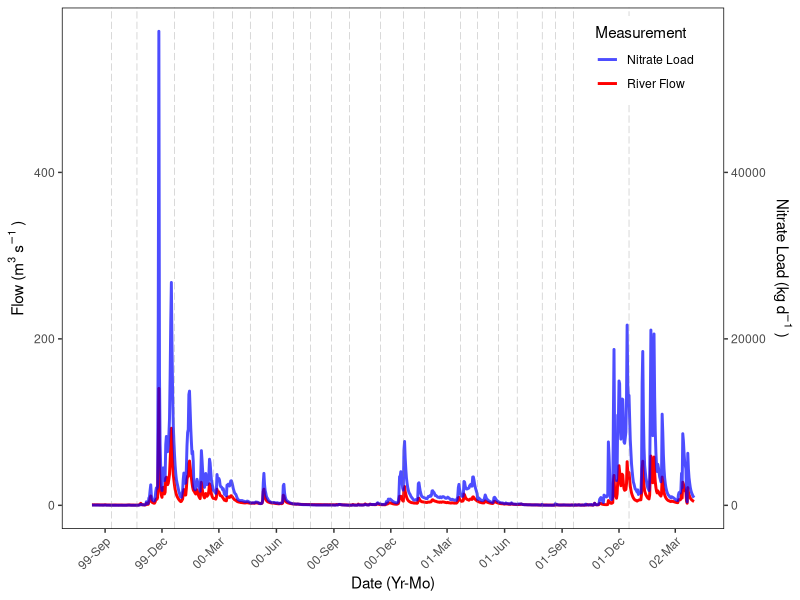
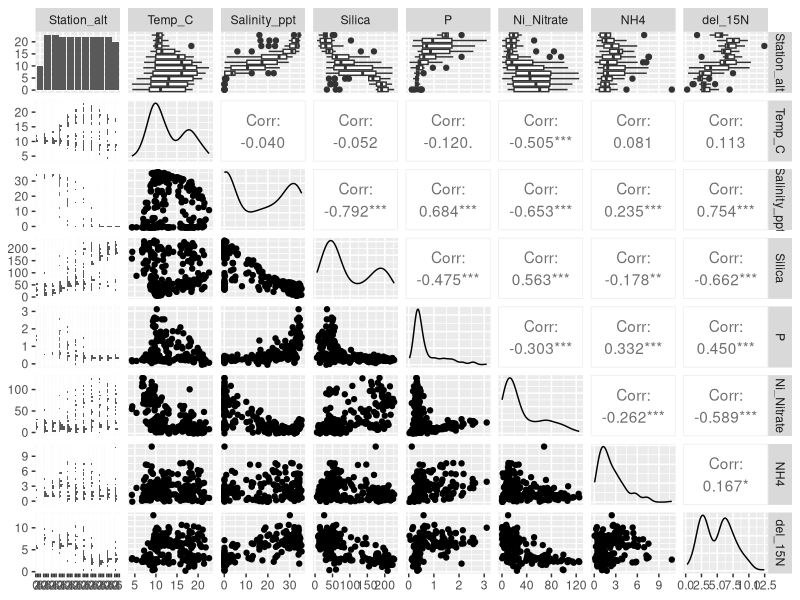
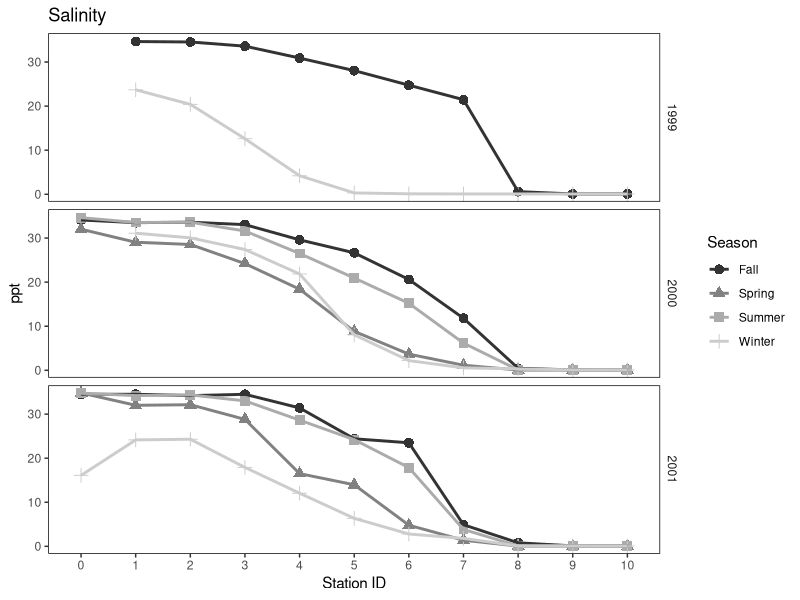
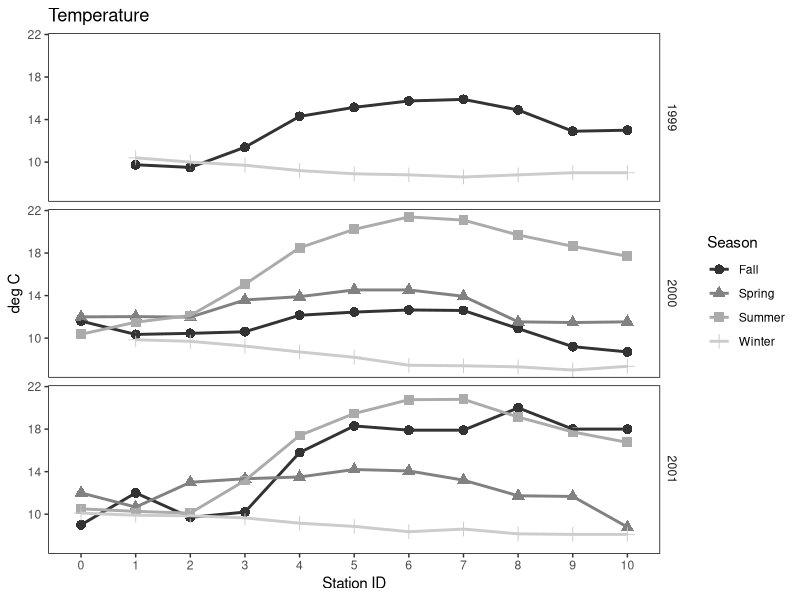
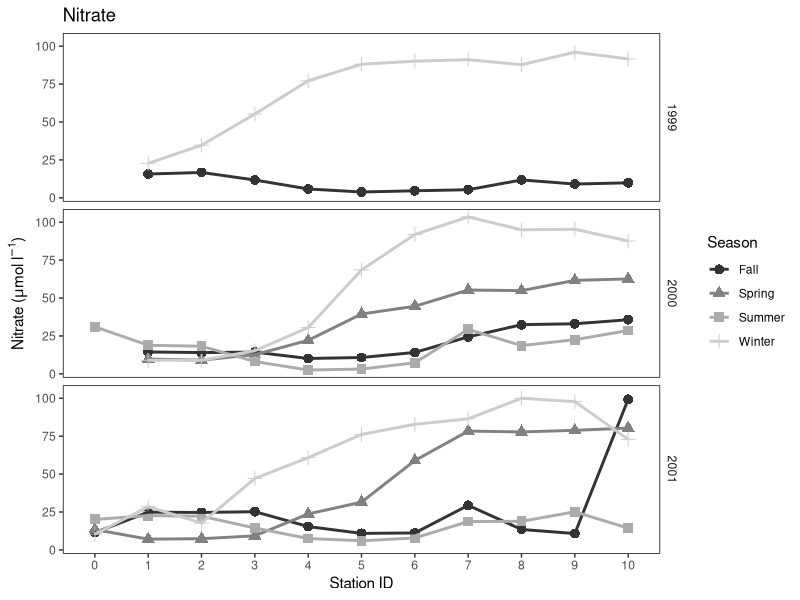
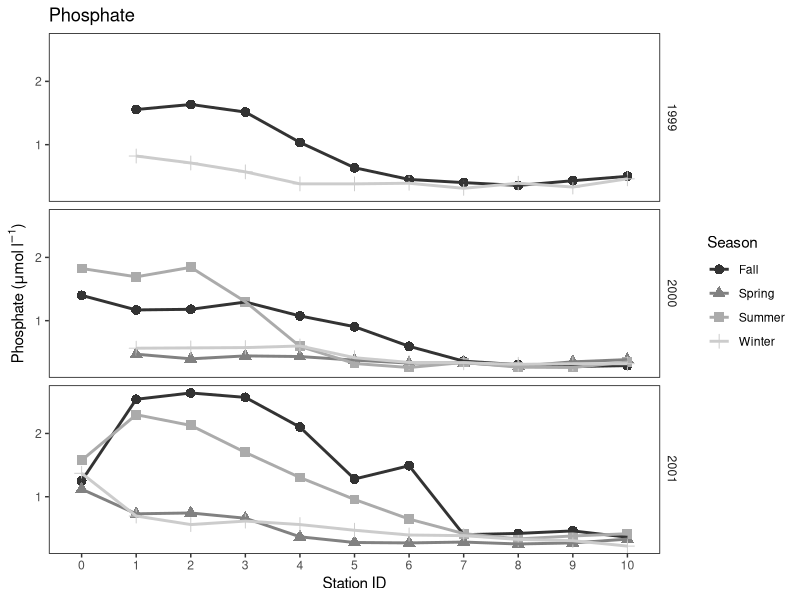
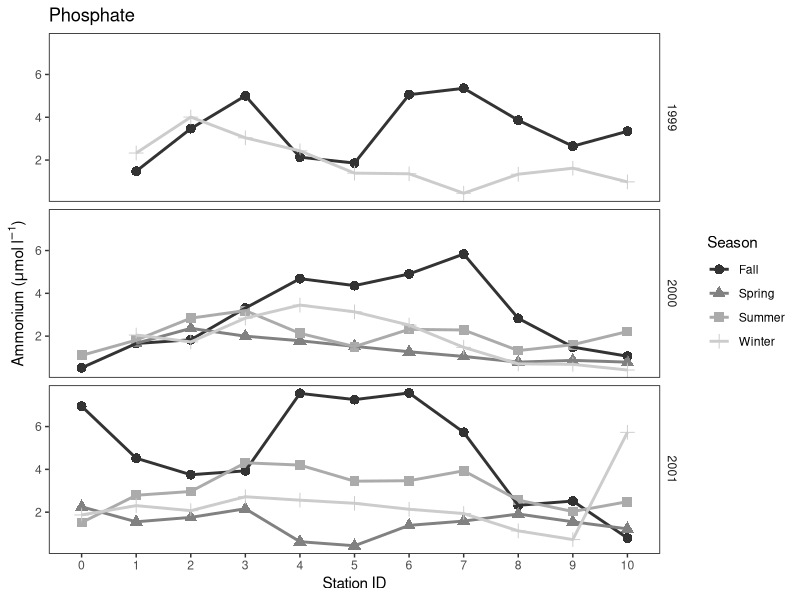
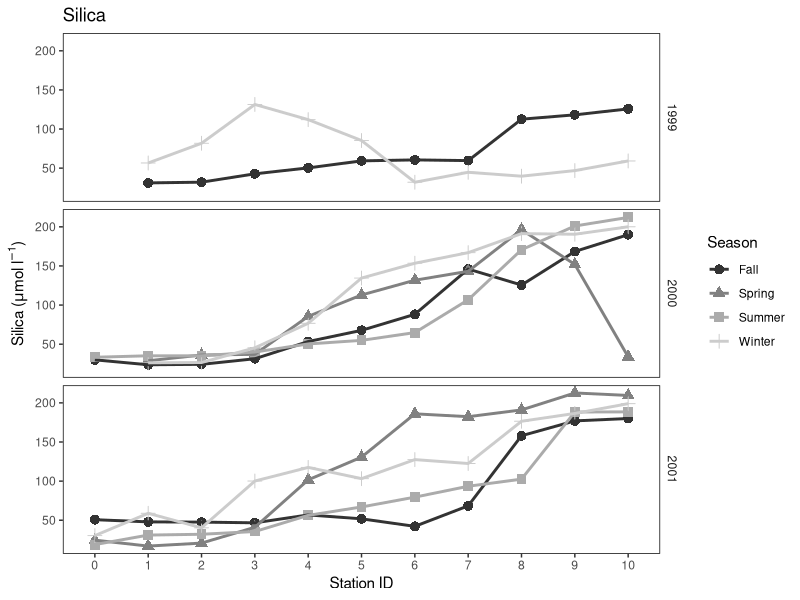

Source code (R) for these figures, in order:
## ---- chunk 1

#setting global options for the analysis log
library(knitr)
knitr::opts_chunk$set(tidy.opts=list(width.cutoff=70),tidy=TRUE, fig.width=6,
fig.height=5, warning=FALSE, message=FALSE,fig.align = "center")

# When tables are made no comments
options(xtable.comment = FALSE)


# Load in packages needed for the analysis
load.libraries<-function(){
  library(ggplot2)
  library(scales)
  library(lme4)
  library(dplyr)
  library(GGally)
  library(reshape2)
  library(gridExtra)
  library(grid)
  library(ggplot2)
  library(lattice)
  library(kableExtra)
}
load.libraries()

#########################################################################
#build a custom theme for the plots
cust_theme<-
  theme_bw()+
  theme(panel.grid.major = element_blank(),
        panel.grid.minor = element_blank(),
        strip.background = element_blank(),
        legend.background = element_rect(fill="white"),
        panel.border = element_rect(colour = "black"))+
  #theme(legend.title = element_blank())+
  theme(strip.text.x = element_text(size = 10, colour = "black", face="bold"))
###########################################################################

#set the working directory

setwd("C:\\Users\\Katelyn Bosley\\Desktop\\Sigleo_MS\\YB_water_quality\\Analysis")

## ---- chunk 2

flow<-read.csv("YaquinaFlow98-02_clipped.csv")
flow$date<-as.Date(flow$date,format="%m/%d/%Y")

#determine the sampling dates
dat<-read.csv("Y_iso_data_fixed2.csv")
dat$Date<-as.Date(dat$Date,format="%m/%d/%Y")
samp.d<-unique(dat$Date)



#create a plot with both N flux and flow

f.plot<-ggplot(flow, aes(x=date)) +
  geom_line(aes(y=flow, colour="River Flow"),size=1)+
  geom_line(aes(y=actual.flux/100, colour="Nitrate Load"), size=1, alpha=0.7)+
  scale_y_continuous(sec.axis = sec_axis(~.*100,name=expression(paste("Nitrate Load (kg d"^-1," )" ))))+
  scale_colour_manual(name = "Measurement", values=c("blue","red")) +
  scale_x_date(breaks = date_breaks("3 months"),
  labels = date_format("%y-%b"))+
  geom_vline(dat=samp.d, xintercept=samp.d, col="grey50",lty="longdash",size=0.1)+
  labs(x="Date (Yr-Mo)",y=expression(paste("Flow (m"^3," s"^-1," )" )))+
  cust_theme+
  theme(axis.text.x = element_text(angle = 45,hjust=1))+
  theme(legend.position = c(0.88, 0.90))
  #theme(legend.position = "topright")
f.plot

#png('Flow_plot.png')
#f.plot
#dev.off()

## ---- chunk 3
#set the working directory

# Fix up the station codes
dat$Station_alt<-as.factor(dat$Station_alt)
#unique(dat$Station_alt)

#select the 
mat.dat<-dat[,c(3,8,9,10,11,12,13,14)]

#generate pdf with plots
#pdf("YB_pairs.pdf") 
ggpairs(mat.dat)
#dev.off()
## ---- chunk 4
#divide the data by season
dat$Season=NA

for(i in 1:nrow(dat)){
if(dat$Month[i]=="12" || dat$Month[i]=='1'||dat$Month[i]=='2') {dat$Season[i]="Winter"}
  
if(dat$Month[i]=="3" || dat$Month[i]=='4'||dat$Month[i]=='5') {dat$Season[i]="Spring"}
  
if(dat$Month[i]=="6" || dat$Month[i]=='7'||dat$Month[i]=='8') {dat$Season[i]="Summer"}
  
if(dat$Month[i]=="9" || dat$Month[i]=='10'||dat$Month[i]=='11') {dat$Season[i]="Fall"}  
  
}

#melt the data frame for building the plots

dat.temp<-dat[,-c(1,2,22)]

dat.melt<-melt(dat.temp, id=c("Station_alt","Date","Year","Month","Day","Season"))
## ---- chunk 5
##########################

#subset the water column characteristics
dat.wc<-subset(dat.melt,variable==c("Temp_C","Salinity_ppt","Ni_Nitrate","P","Silica"))

sal<-dat.melt[dat.melt$variable=="Salinity_ppt",]
temp<-dat.melt[dat.melt$variable=="Temp_C",]
Nitrate<-dat.melt[dat.melt$variable=="Ni_Nitrate",]
Phos<-dat.melt[dat.melt$variable=="P",]
Silica<-dat.melt[dat.melt$variable=="Silica",]
Ammon<-dat.melt[dat.melt$variable=="NH4",]


###################
#Salinity by season
###################

sal_by_season<- sal %>% group_by(Station_alt,Year,Season)%>%summarize(SampleN=length(value),mean_var=mean(value,na.rm=T),sd_var=sd(value,na.rm = T))

sal_by_Year<- sal %>% group_by(Year,Season)%>%summarize(SampleN=length(value),mean_var=mean(value,na.rm=T),sd_var=sd(value,na.rm = T),min_var=min(value,na.rm=T), max_var=max(value,na.rm=T))

sal.plot<-ggplot(sal_by_season, aes(x=Station_alt,y=mean_var,group=Season))+
  geom_point(aes(col=Season,shape=Season),size = 3)+
  #scale_shape_manual(values=c(16,17,15,8))+
  geom_line(aes(col=Season),linetype = 1,size=1)+
  scale_color_grey(name="Season")+
  ylab("ppt")+
  xlab("Station ID")+
  cust_theme+
  ggtitle("Salinity")+
  facet_grid(Year~.)


#make a table
sal.table<-sal_by_Year %>%
  kable() %>%
   kable_styling(bootstrap_options = "striped", full_width = F)

sal.plot
sal.table

## ---- chunk 6

temp_by_season<- temp %>% group_by(Station_alt,Year,Season)%>%summarize(SampleN=length(value),mean_var=mean(value,na.rm=T),sd_var=sd(value,na.rm = T))

temp_by_Year<- temp %>% group_by(Year,Season)%>%summarize(SampleN=length(value),mean_var=mean(value,na.rm=T),sd_var=sd(value,na.rm = T),min_var=min(value,na.rm=T), max_var=max(value,na.rm=T))

temp.plot<-ggplot(temp_by_season, aes(x=Station_alt,y=mean_var,group=Season))+
  geom_point(aes(col=Season,shape=Season),size = 3)+
  #scale_shape_manual(values=c(16,17,15,8))+
  geom_line(aes(col=Season),linetype = 1,size=1)+
  scale_color_grey(name="Season")+
  ylab("deg C")+
  xlab("Station ID")+
  cust_theme+
  ggtitle("Temperature")+
  facet_grid(Year~.)

temp.plot
temp.table<-temp_by_Year %>%
  kable() %>%
   kable_styling(bootstrap_options = "striped", full_width = F)
temp.table
## ---- chunk 7
###################
#Nitrate by season
###################


Nit_by_season<- Nitrate %>% group_by(Station_alt,Year,Season,variable)%>%summarize(SampleN=length(value),mean_var=mean(value,na.rm=T),sd_var=sd(value,na.rm = T))

#Tables to save
Nit_by_Year<- Nitrate %>% group_by(Year,Season)%>%summarize(SampleN=length(value),mean_var=mean(value,na.rm=T),sd_var=sd(value,na.rm = T),min_var=min(value,na.rm=T), max_var=max(value,na.rm=T))

Nit.plot<-ggplot(Nit_by_season, aes(x=Station_alt,y=mean_var,group=Season))+
  geom_point(aes(col=Season,shape=Season),size = 3)+
  #scale_shape_manual(values=c(16,17,15,8))+
  geom_line(aes(col=Season),linetype = 1,size=1)+
  scale_color_grey(name="Season")+
  ylab(expression(paste("Nitrate (",mu,"mol ",l^-1,")")))+
  xlab("Station ID")+
  cust_theme+
  ggtitle("Nitrate")+
  facet_grid(Year~.)

Nit.plot
Nit.table<-Nit_by_Year %>%
  kable() %>%
   kable_styling(bootstrap_options = "striped", full_width = F)
Nit.table

## ---- chunk 8

###################
#P by season
###################
Phos_by_season<- Phos %>% group_by(Station_alt,Year,Season,variable)%>%summarize(SampleN=length(value),mean_var=mean(value,na.rm=T),sd_var=sd(value,na.rm = T))

#Tables to save
Phos_by_Year<- Phos %>% group_by(Year,Season)%>%summarize(SampleN=length(value),mean_var=mean(value,na.rm=T),sd_var=sd(value,na.rm = T),min_var=min(value,na.rm=T), max_var=max(value,na.rm=T))

Phos.plot<-ggplot(Phos_by_season, aes(x=Station_alt,y=mean_var,group=Season))+
  geom_point(aes(col=Season,shape=Season),size = 3)+
  #scale_shape_manual(values=c(16,17,15,8))+
  geom_line(aes(col=Season),linetype = 1,size=1)+
  scale_color_grey(name="Season")+
  ylab(expression(paste("Phosphate (",mu,"mol ",l^-1,")")))+
  xlab("Station ID")+
  cust_theme+
  ggtitle("Phosphate")+
  facet_grid(Year~.)

Phos.plot
Phos.table<-Phos_by_Year %>%
  kable() %>%
   kable_styling(bootstrap_options = "striped", full_width = F)
Phos.table

## ---- chunk 9
###################
#Ammonium by season
###################
Ammon_by_season<- Ammon %>% group_by(Station_alt,Year,Season)%>%summarize(SampleN=length(value),mean_var=mean(value,na.rm=T),sd_var=sd(value,na.rm = T))

#Tables to save
Ammon_by_Year<- Ammon %>% group_by(Year,Season)%>%summarize(SampleN=length(value),mean_var=mean(value,na.rm=T),sd_var=sd(value,na.rm = T),min_var=min(value,na.rm=T), max_var=max(value,na.rm=T))

Ammon.plot<-ggplot(Ammon_by_season, aes(x=Station_alt,y=mean_var,group=Season))+
  geom_point(aes(col=Season,shape=Season),size = 3)+
  #scale_shape_manual(values=c(16,17,15,8))+
  geom_line(aes(col=Season),linetype = 1,size=1)+
  scale_color_grey(name="Season")+
  ylab(expression(paste("Ammonium (",mu,"mol ",l^-1,")")))+
  xlab("Station ID")+
  cust_theme+
  ggtitle("Phosphate")+
  facet_grid(Year~.)

Ammon.plot
Ammon.table<-Ammon_by_Year %>%
  kable() %>%
   kable_styling(bootstrap_options = "striped", full_width = F)

Ammon.table
## ---- chunk 10
###################
#Silica by season
###################


Silica_by_season<- Silica %>% group_by(Station_alt,Year,Season)%>%summarize(SampleN=length(value),mean_var=mean(value,na.rm=T),sd_var=sd(value,na.rm = T))

Silica_by_Year<- Silica %>% group_by(Year,Season)%>%summarize(SampleN=length(value),mean_var=mean(value,na.rm=T),sd_var=sd(value,na.rm = T),min_var=min(value,na.rm=T), max_var=max(value,na.rm=T))

Silica.plot<-ggplot(Silica_by_season, aes(x=Station_alt,y=mean_var,group=Season))+
  geom_point(aes(col=Season,shape=Season),size = 3)+
  #scale_shape_manual(values=c(16,17,15,8))+
  geom_line(aes(col=Season),linetype = 1,size=1)+
  scale_color_grey(name="Season")+
  ylab(expression(paste("Silica (",mu,"mol ",l^-1,")")))+
  xlab("Station ID")+
  cust_theme+
  ggtitle("Silica")+
  facet_grid(Year~.)

Silica.plot

sil.table<-Silica_by_Year %>%
  kable() %>%
   kable_styling(bootstrap_options = "striped", full_width = F)
sil.table
